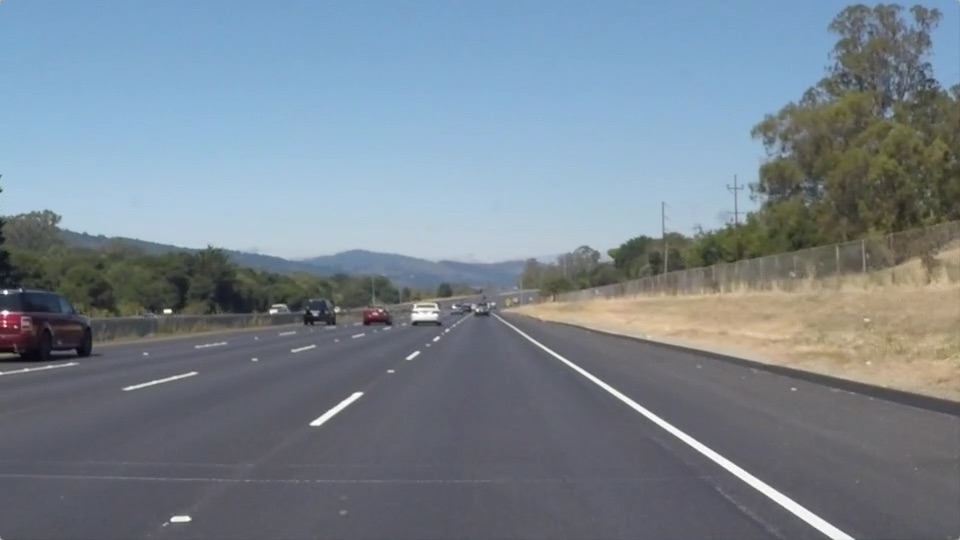
#> input picture test_images/solidWhiteRight.jpg, 960 x 540 px
$ jupyter execute --allow-errors P1.ipynb   (shell and % lines are left out)
#> lines starting #> are read from the running program, lines starting #| are printed output that depends on the picture; after the words box and inside, x2 and y2 are one past the last pixel; in counts of white or black regions, pixels touching at a corner belong together
# Self-Driving Car Engineer Nanodegree

## Project: **Finding Lane Lines on the Road**
***
In this project, you will use the tools you learned about in the lesson to identify lane lines on the road.  You can develop your pipeline on a series of individual images, and later apply the result to a video stream (really just a series of images). Check out the video clip "raw-lines-example.mp4" (also contained in this repository) to see what the output should look like after using the helper functions below.

Once you have a result that looks roughly like "raw-lines-example.mp4", you'll need to get creative and try to average and/or extrapolate the line segments you've detected to map out the full extent of the lane lines.  You can see an example of the result you're going for in the video "P1_example.mp4".  Ultimately, you would like to draw just one line for the left side of the lane, and one for the right.

In addition to implementing code, there is a brief writeup to complete. The writeup should be completed in a separate file, which can be either a markdown file or a pdf document. There is a [write up template](https://github.com/udacity/CarND-LaneLines-P1/blob/master/writeup_template.md) that can be used to guide the writing process. Completing both the code in the Ipython notebook and the writeup template will cover all of the [rubric points](https://review.udacity.com/#!/rubrics/322/view) for this project.

---
Let's have a look at our first image called 'test_images/solidWhiteRight.jpg'.  Run the 2 cells below (hit Shift-Enter or the "play" button above) to display the image.

**Note: If, at any point, you encounter frozen display windows or other confounding issues, you can always start again with a clean slate by going to the "Kernel" menu above and selecting "Restart & Clear Output".**

---

**The tools you have are color selection, region of interest selection, grayscaling, Gaussian smoothing, Canny Edge Detection and Hough Tranform line detection.  You  are also free to explore and try other techniques that were not presented in the lesson.  Your goal is piece together a pipeline to detect the line segments in the image, then average/extrapolate them and draw them onto the image for display (as below).  Once you have a working pipeline, try it out on the video stream below.**

---

<figure>

 <figcaption>
 <p></p>
 <p style="text-align: center;"> Your output should look something like this (above) after detecting line segments using the helper functions below </p>
 </figcaption>
</figure>
 <p></p>
<figure>

 <figcaption>
 <p></p>
 <p style="text-align: center;"> Your goal is to connect/average/extrapolate line segments to get output like this</p>
 </figcaption>
</figure>

**Run the cell below to import some packages.  If you get an `import error` for a package you've already installed, try changing your kernel (select the Kernel menu above --> Change Kernel).  Still have problems?  Try relaunching Jupyter Notebook from the terminal prompt.  Also, see [this forum post](https://carnd-forums.udacity.com/cq/viewquestion.action?spaceKey=CAR&id=29496372&questionTitle=finding-lanes---import-cv2-fails-even-though-python-in-the-terminal-window-has-no-problem-with-import-cv2) for more troubleshooting tips.**

## Import Packages

[cell 1]
#importing some useful packages
import matplotlib.pyplot as plt
import matplotlib.image as mpimg
import numpy as np
import cv2
from sklearn import linear_model, datasets

## Read in an Image

[cell 2]
#reading in an image
image = mpimg.imread('test_images/solidWhiteRight.jpg')
#> image is the input picture: shape (540, 960, 3); mean R, G, B 120.3, 132.6, 143.7

#printing out some stats and plotting
print('This image is:', type(image), 'with dimensions:', image.shape)
#| This image is: <class 'numpy.ndarray'> with dimensions: (540, 960, 3)
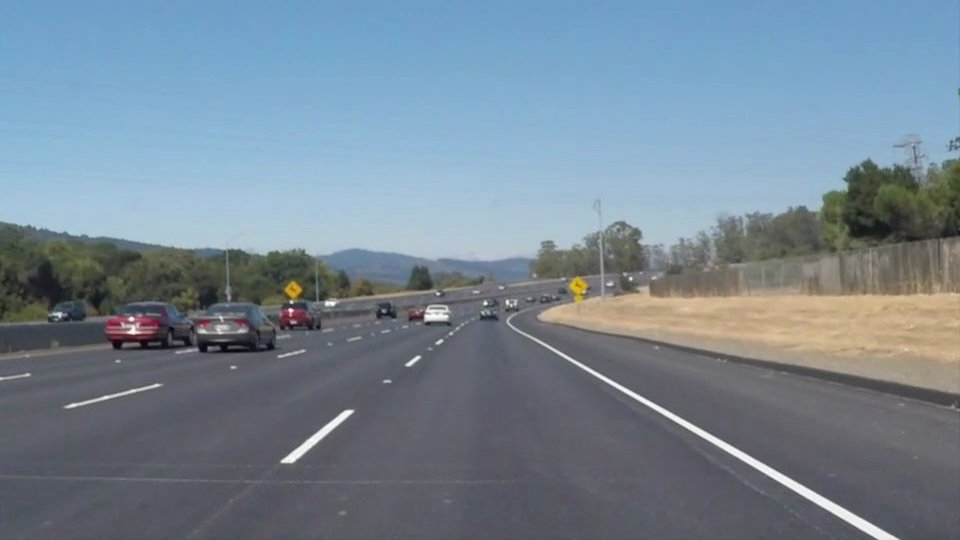
#> input picture test_images/solidWhiteCurve.jpg, 960 x 540 px
#> further down, image is the input picture: shape (540, 960, 3); mean R, G, B 118.5, 134.5, 148.1
plt.imshow(image)  # if you wanted to show a single color channel image called 'gray', for example, call as plt.imshow(gray, cmap='gray')

## Ideas for Lane Detection Pipeline

**Some OpenCV functions (beyond those introduced in the lesson) that might be useful for this project are:**

`cv2.inRange()` for color selection
`cv2.fillPoly()` for regions selection
`cv2.line()` to draw lines on an image given endpoints
`cv2.addWeighted()` to coadd / overlay two images
`cv2.cvtColor()` to grayscale or change color
`cv2.imwrite()` to output images to file
`cv2.bitwise_and()` to apply a mask to an image

**Check out the OpenCV documentation to learn about these and discover even more awesome functionality!**

## Helper Functions

Below are some helper functions to help get you started. They should look familiar from the lesson!

[cell 3]
import math

# [7 lines left out: function grayscale, not called in this run]
    # Or use BGR2GRAY if you read an image with cv2.imread()
    # return cv2.cvtColor(img, cv2.COLOR_BGR2GRAY)

def canny(img, low_threshold, high_threshold):
    """Applies the Canny transform"""
    return cv2.Canny(img, low_threshold, high_threshold)

def gaussian_blur(img, kernel_size):
    """Applies a Gaussian Noise kernel"""
    return cv2.GaussianBlur(img, (kernel_size, kernel_size), 0)

# [72 lines left out: functions region_of_interest, draw_lines, hough_lines, weighted_img, not called in this run]

## Test Images

Build your pipeline to work on the images in the directory "test_images"
**You should make sure your pipeline works well on these images before you try the videos.**

[cell 4]
import os
os.listdir("test_images/")

## Build a Lane Finding Pipeline

Build the pipeline and run your solution on all test_images. Make copies into the `test_images_output` directory, and you can use the images in your writeup report.

Try tuning the various parameters, especially the low and high Canny thresholds as well as the Hough lines parameters.

[cell 5]
# TODO: Build your pipeline that will draw lane lines on the test_images
# then save them to the test_images directory.

# Increase yellow levels as they are not enough
# Specially designed for the challenge video
#   - Converts image to HSV. I am reading with OpenCV so my original format is BGR
#       if using matplotlib then change BGR to RGB
#   - Split into channels
#   - Yellows are between Hue 20 and 40
#   - Other parameters select saturated yellows
#   - So select yellow points
#   - Reduce their saturation so are more "white"
#   - Increase the Brightness
#   - Merge the channels
#   - Convert to BGR/RGB format
#   - Return the image and the mask for debugging

def increaseYellow(img):

    hsv_img = cv2.cvtColor(img, cv2.COLOR_RGB2HSV) # Now we have HSV values
#> hsv_img: shape (540, 960, 3); mean H, S, V 97.9, 55.2, 152.4
    channels = cv2.split(hsv_img )

    # define range of blue color in HSV
    lower_yellow = np.array([20, 140, 50])
    upper_yellow = np.array([40, 255, 255])

    yellows = cv2.inRange(hsv_img, lower_yellow, upper_yellow)
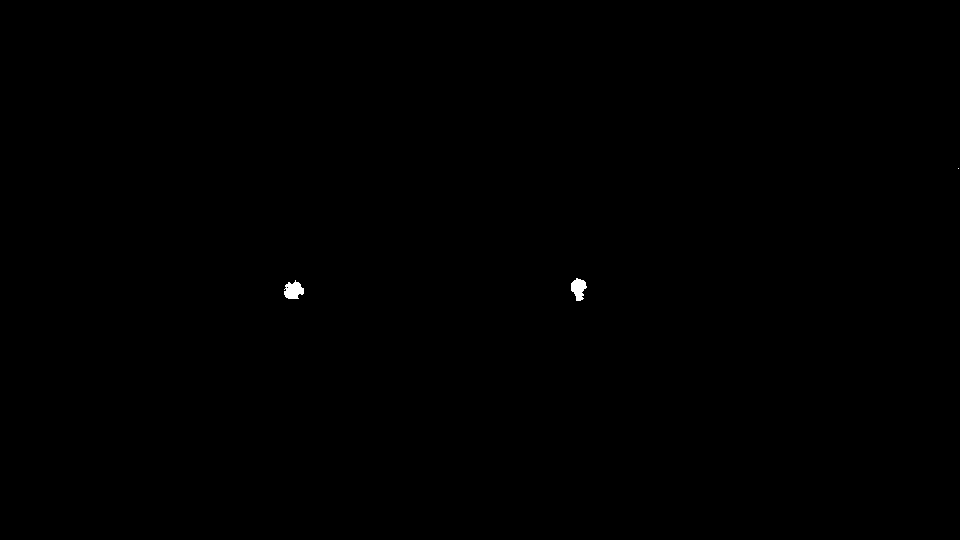
#> yellows: shape (540, 960); 0.1% white; 3 white regions (1 under 20 px), largest, box (x1, y1, x2, y2) and area: (284, 280, 304, 299) 263, (571, 278, 587, 301) 240

    out = np.copy(channels[1])
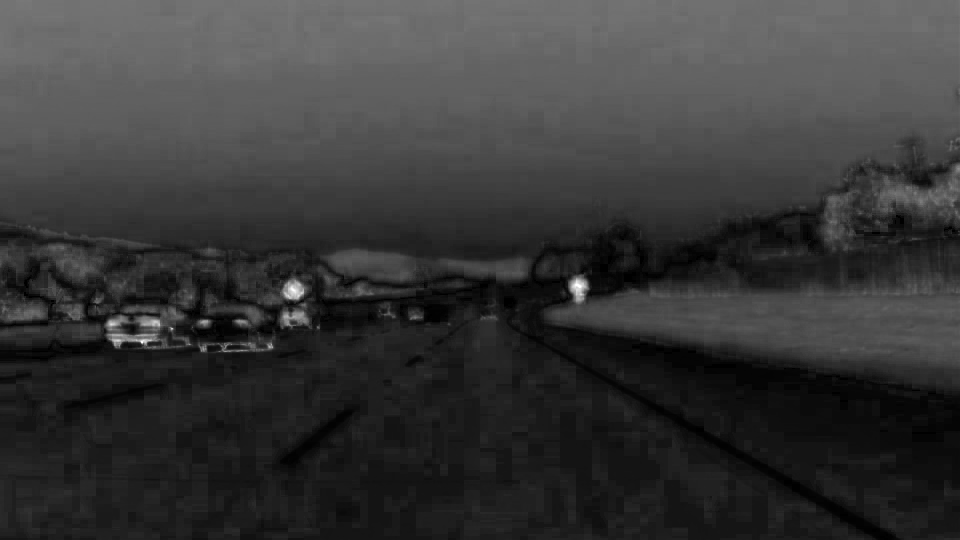
#> out: shape (540, 960); min 0, max 255, mean 55.2
    cv2.add(channels[1], -200, out, mask = yellows )
    channels[1] = out

    out = np.copy(channels[2])
    cv2.add(channels[2], 90, out, mask = yellows )
    channels[2] = out

    new_hsv = cv2.merge(channels)

    new_rgb = cv2.cvtColor(new_hsv, cv2.COLOR_HSV2RGB)

    return new_rgb, yellows


# Checks if line is in a correct angle
#   Just remove more or less horizontal lines
#   And vertical lines

# [214 lines left out: functions lineOk, houghLineOk, polyImage, extend, canonicalLine, vanishingPoint and 2 more, not called in this run]

# Basic image processing.
#
#   - Applies an increaseYellow to get more contrast in yellow lines
#   - Converts to grayscale
#   - Applies gaussian blur and canny algorithm
#   - Then apllies Hough Lines Detection just to the region of interesting
#   - roi is a trapez wit top at horizon and top width hor width and bottom the bottom corners of the image
#   - Resulting lines are filtered with houghLineOk
#   - Returns the array of lines

def imageProcessing(img, hor, hor_width):

    yimg, ylsmask = increaseYellow(img)

    # Convert to gray
    gray = grayscale(yimg)

    # Some values to adjust

    kernel_size = 9
    high_threshold = 150
    low_threshold = 50

    blurred = gaussian_blur(gray, kernel_size)
    edges = canny(blurred, low_threshold, high_threshold)

    # My contrinution is to use a simple horizon and the width which we cut it (explain)

    imshape = img.shape

    vertices = np.array([[(0, imshape[0]), (imshape[1] / 2 - hor_width, hor), (imshape[1] / 2 + hor_width, hor),
                          (imshape[1], imshape[0])]], dtype=np.int32)

    roi = region_of_interest(edges, vertices)

    # Now apply Hough Transform to get line segments

    rho = 1
    theta = np.pi/180
    threshold = 10
    min_line_length = 50
    max_line_gap = 70

    draw, lines = hough_lines(roi, rho, theta, threshold, min_line_length, max_line_gap)

    xv, yv = vanishingPoint(lines)

    mask   = np.apply_along_axis(houghLineOk, 2, lines, xv)
    masked = lines[mask]
    clean_lines = masked.reshape(masked.shape[0], 1, 4)

    line_img = np.zeros((img.shape[0], img.shape[1], 3), dtype=np.uint8)
    draw_lines(line_img, clean_lines)

    #return line_img, clean_lines, blurred, edges, ylsmask # just when debugging
    return clean_lines, xv, yv


# Given the lines from image processing processes the lines
#   - Computes vanishing point. Used sometimes in tests.
#   - Horizontal distance from vanishing point to center of image
#       may be used to get the attitude of the car with respect to the lanes
#       If they are centered we are going straight. If there is son curve
#       or the car is not aligned they will differ
#       Be careful with camera and car alignment
#
#   - Then extend lines so go from horixon to bottom
#   - The idea is to group them by the bottom x position
#   - Sort lines by x bottom position
#   - Compute groups, the enclosing polygon and the centered average line
#   - Now changed the polygon computation so they enclose the bottom but
#   - go to 1 point at horizon/vanishing point. Betten perspective image when displayed
#   - Return polygons, center of polygon lines and vanishing point

# [199 lines left out: functions lineProcessing, laneLineSelectionPhoto, laneLineSelectionVideo, not called in this run]
modus = "foto"
outdir = "test_images_output"
indir = "test_images"
#> (the rest of this cell did not finish here and is left out)
